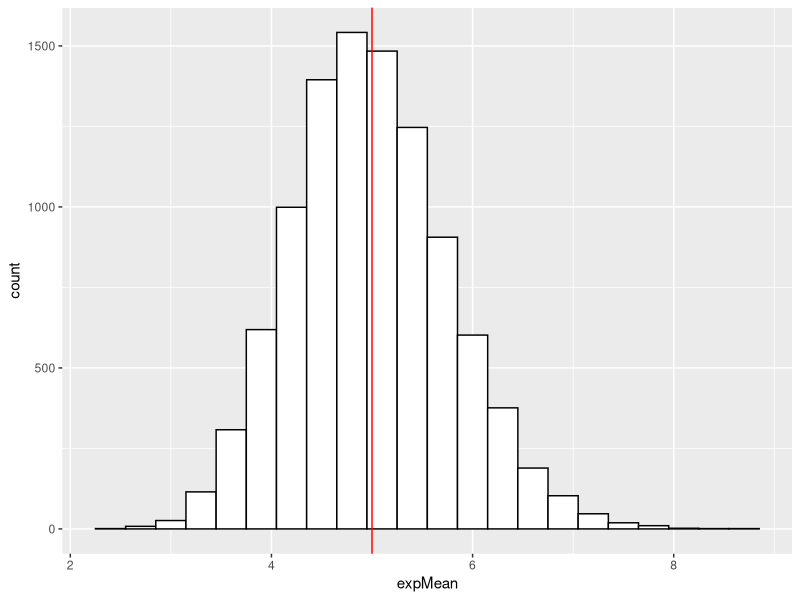
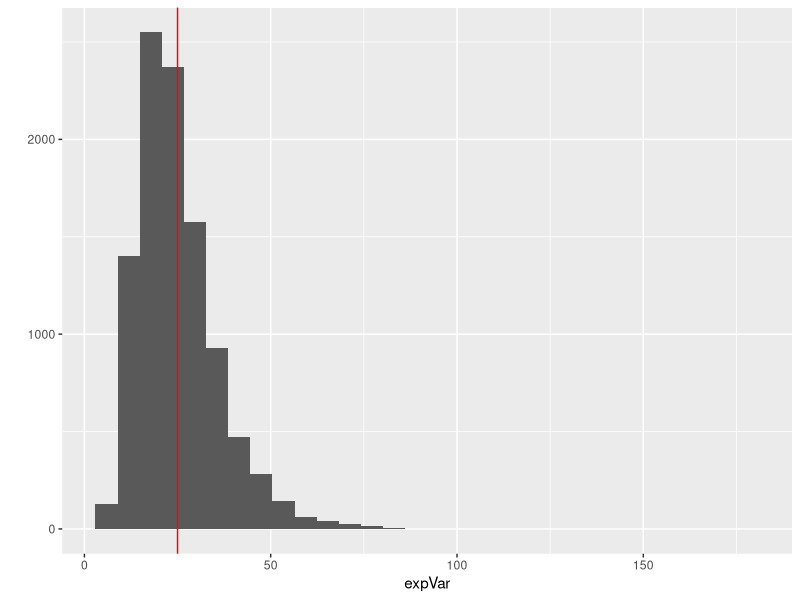

Generate these figures, in order, with R:
## ---- chunk 1
#number of simulations to run
simnum <- 10000

#number of distributions to generate
exp_n <- 40

#exponential distribution parameters
exp_lambda <- 0.2
expMean <- NULL
expVar <-NULL
for (a in 1:simnum) {
    expMean = c(expMean, mean(rexp(exp_n, exp_lambda)))
    expVar = c(expVar, var(rexp(exp_n, exp_lambda)))
}
## ---- chunk 2
#load ggplot2
library(ggplot2)

#Compare Means
popMean <- 1 / exp_lambda
simMean <- mean(expMean)
popMean
simMean

#Compare Means visually
plt <- ggplot() + aes(expMean) + 
    geom_histogram(binwidth = 0.3, colour = "black", fill = "white") +
    geom_vline(xintercept = 1 / exp_lambda, colour = "red")
plt
## ---- chunk 3
#Compare Variances
popVariance <- (1 / exp_lambda) ^ 2
simVariance <- mean(expVar)
popVariance
simVariance

#compare Variances visually
plt.two <- qplot(expVar) +
    geom_vline(binwidth = 0.3, xintercept = (1 / exp_lambda)^2, colour = "red")
plt.two
